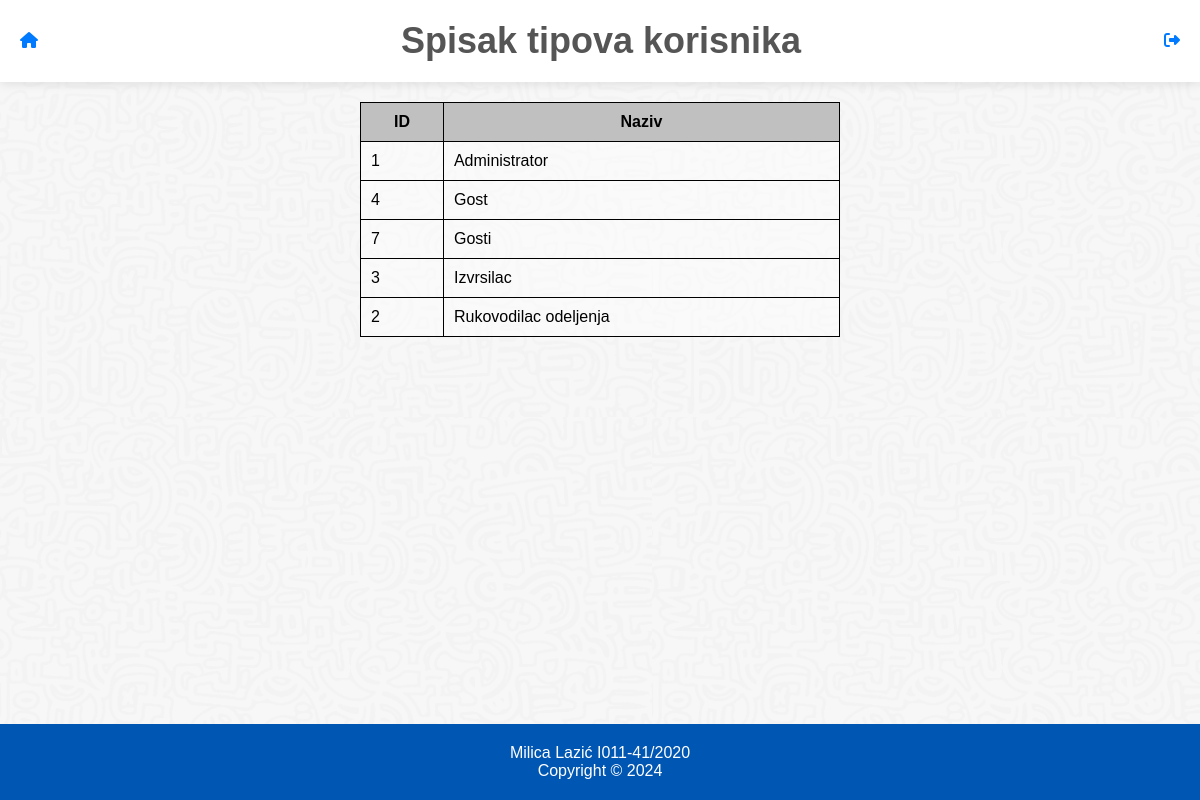
Page /pages/tipovi_korisnika/radnje_administrator/spisak_tipova_korisnika.php (signed in) on the committed database.
### tables this page shows
CREATE TABLE `tipovi_korisnika` (
  `id` tinyint(3) UNSIGNED NOT NULL,
  `naziv` varchar(30) NOT NULL
);

### includes/Database.php (called while the page is built, shortened)
<?php
class Database
{
    private ?PDO $db = null;
    private static ?Database $database = null;
    public static function getInstance()
    {
        if (self::$database === null) {
            self::$database = new Database(DBNAME, HOST, USER, PASS, PORT);
        }
        return self::$database;
    }
    public function __construct(
        ?string $dbname = null,
        ?string $host = null,
        ?string $user = null,
        ?string $pass = null,
        ?int $port = null
    ) {
        try {
            if ($dbname === null || $host === null || $user === null || $pass === null || $port === null) {
                $this->db = new PDO(
                    'mysql:dbname='.DBNAME.';host='.HOST.';port='.PORT,
                    USER,
                    PASS,
                    array(PDO::MYSQL_ATTR_INIT_COMMAND => "SET NAMES 'UTF8'")
                );
            }
            else {
                $this->db = new PDO(
                    'mysql:dbname='.$dbname.';host='.$host.';port='.$port.';',
                    $user,
                    $pass,
                    array(PDO::MYSQL_ATTR_INIT_COMMAND => "SET NAMES 'UTF8'")
                );
            }
            $this->db->setAttribute(PDO::ATTR_ERRMODE, PDO::ERRMODE_EXCEPTION);
        } catch (\PDOException $e) {
            $this->exception = $e->getMessage();
        }
    }
    public function select(string $class, string $query, array $params = []): array
    {
        $result = $this->db->prepare($query);
        $result->execute();
        $result->setFetchMode(PDO::FETCH_CLASS, $class);
        $arr = [];
        while ($object = $result->fetch()) {
            array_push($arr, $object);
        }
        return $arr;
    }
}

### database/Korisnik.php (called while the page is built, shortened)
<?php
require_once __DIR__ . '/../includes/Database.php';
class Korisnik
{
    public static function vrati_tipove_korisnika()
    {
        $database = Database::getInstance();
        return $database->select(
            'Korisnik',
            'SELECT * FROM tipovi_korisnika'
        );
    }
}

### pages/tipovi_korisnika/radnje_administrator/spisak_tipova_korisnika.php (the view, shortened to what this page needs)
<?php
require_once __DIR__ . '/../../../database/Korisnik.php';
$tipovi_korisnika = Korisnik::vrati_tipove_korisnika();
?>
<!DOCTYPE html>
<html lang="en">
<head>
    <link rel="stylesheet" href="../../../css/styles.css">
    <link rel="stylesheet" href="https://cdnjs.cloudflare.com/ajax/libs/font-awesome/6.5.2/css/all.min.css">
</head>
<body>
<header class="header1">
    <a href="../administrator.php" class="ikonica"><i class="fas fa-home"></i></a>
    <h1>Spisak tipova korisnika</h1>
    <a href="../../../logic/logout.php" class="ikonica"><i class="fa-sharp fa-solid fa-right-from-bracket"></i></a>
</header>
<div class="container">
    <table id="tasksTable" class="skinny">
        <thead>
        <tr>
            <th>ID</th>
            <th>Naziv</th>
        </tr>
        </thead>
        <tbody>
        <?php foreach ($tipovi_korisnika as $tip_korisnika): ?>
        <tr>
            <td><?= $tip_korisnika->id ?></td>
            <td><?= $tip_korisnika->naziv ?></td>
        </tr>
        <?php endforeach; ?>
        </tbody>
    </table>
</div>
<footer>
    Milica Lazić I011-41/2020<br>Copyright © 2024
</footer>
</body>
</html>

### css/styles.css (style rules this page uses)
* { box-sizing: border-box; }
body { background-color: #f7f7f7; background-image: url("../css/img/bg2.png"); background-size: contain; font-family: 'Arial', sans-serif; margin: 0; padding-bottom: 5em; }
header { background-color: #fff; box-shadow: 0px 2px 10px rgba(0,0,0,0.1); padding: 20px; margin-bottom: 20px; text-align: center; }
.header1 { align-items: center; display: flex; }
.ikonica { color: #007bff; }
h1 { color: #555; font-size: 36px; text-align: center; margin: 0 auto; text-shadow: 1px 1px #fff; }
footer { background-color: #0056b3; color: #fff; text-align: center; padding: 20px; position: fixed; left: 0; bottom: 0; width: 100%; margin-top: 20px; }
table { width: 95%; border-collapse: collapse; margin: auto; }
table, th, td { border: 1px solid black; }
.skinny { width: 40%; }
th, td { padding: 10px; text-align: left; }
tr { background-color: rgba(255, 255, 255, 0.39); }
th { background-color: #c0c0c0; text-align: center; }

### rows in the picture
tipovi_korisnika: id "1", naziv "Administrator"
tipovi_korisnika: id "4", naziv "Gost"
tipovi_korisnika: id "7", naziv "Gosti"
tipovi_korisnika: id "3", naziv "Izvrsilac"
tipovi_korisnika: id "2", naziv "Rukovodilac odeljenja"
